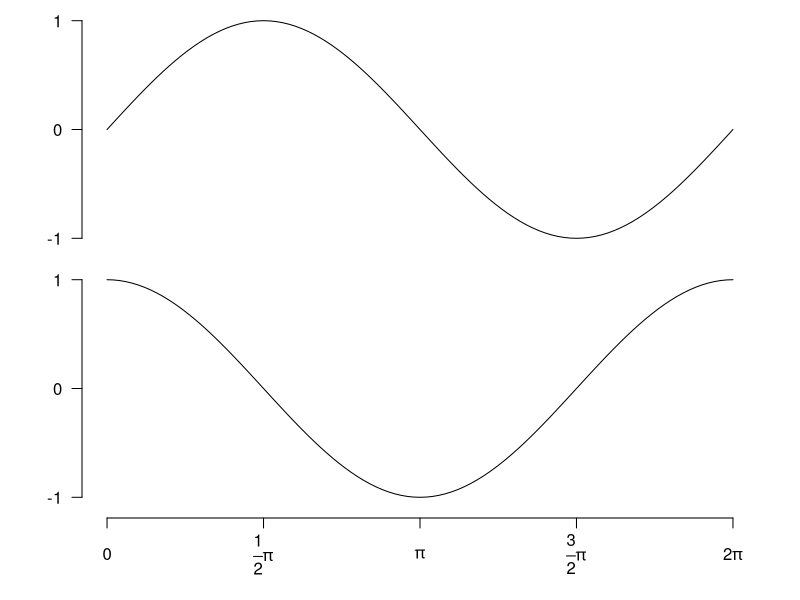

Recreate this plot in R.
# 2x1の描画領域を用意する
par(mfrow = c(2, 1), mar = c(0.6, 4.1, 0.6, 2.1), oma = c(4.1, 0, 0, 0))

# 上パネルのプロット
plot(sin, xlim = c(0, 2 * pi), axes = FALSE, xlab = "", ylab = "")
# y 軸を描く
axis(2, at = c(-1, 0, 1), las = 1)

# 下パネルのプロット
plot(cos, xlim = c(0, 2 * pi), axes = FALSE, xlab = "", ylab = "")
# y 軸を描く
axis(2, at = c(-1, 0, 1), las = 1)

# 2プロットに共通のx軸を描画する
axis(
    1,
    at = seq(0, 2, by = 0.5) * pi,
    labels = c(
        0,
        expression(paste(frac(1, 2), pi)),
        expression(pi),
        expression(paste(frac(3, 2), pi)),
        expression(paste(2, pi))
    ),
    outer = TRUE,
    padj = 0.5
)